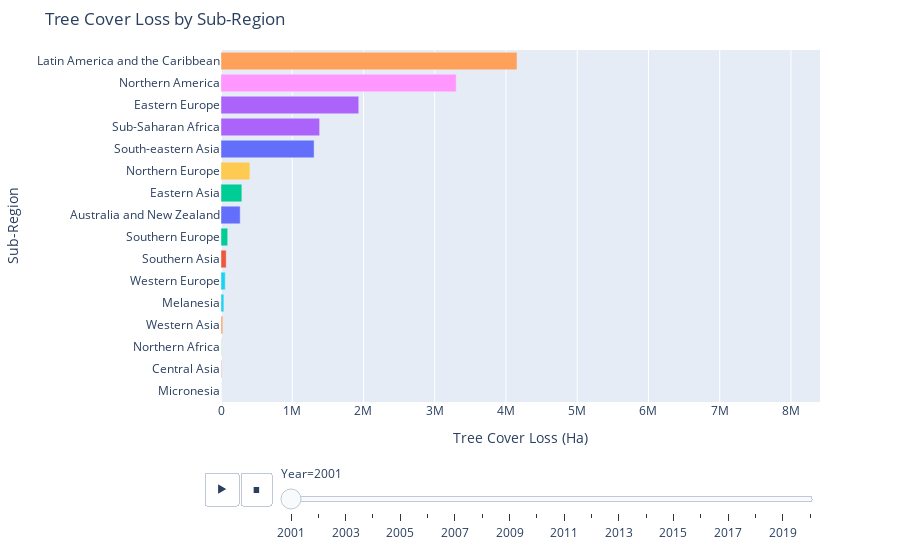
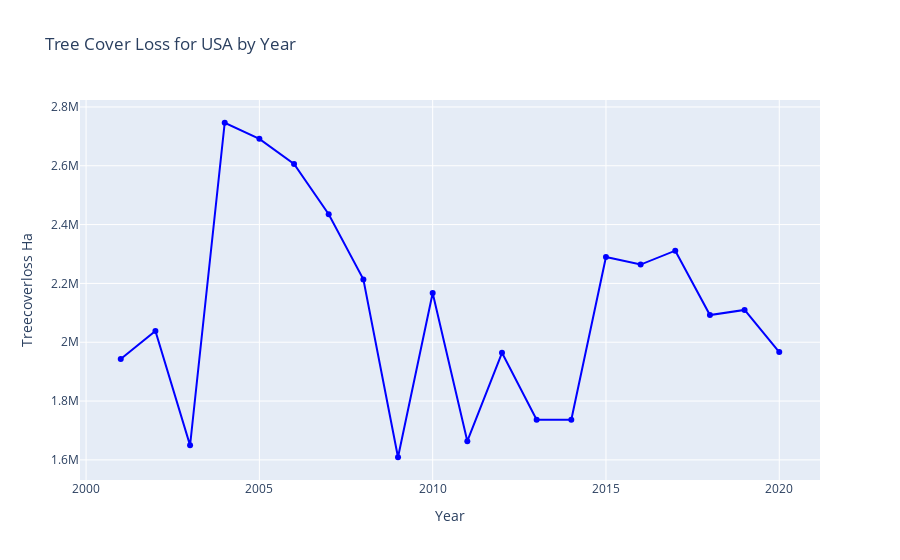

The cell these charts' notebook holds for them, in order:
### Code cell
visualizer.map_country("TreeCoverLoss_ha", "Global Tree Cover Loss by Country", "Reds","Tree Cover Loss (Ha)", output_mode="show")
visualizer.map_region("TreeCoverLoss_ha", "Global Tree Cover Loss by Sub-Region", "Reds","Tree Cover Loss (Ha)", output_mode="show")
visualizer.top_regions("TreeCoverLoss_ha", "Tree Cover Loss by Sub-Region","Tree Cover Loss (Ha)", output_mode="show")
visualizer.country_trend("USA", "TreeCoverLoss_ha", "Tree Cover Loss for USA by Year", "blue", output_mode="show")
visualizer.global_trend("TreeCoverLoss_ha", "Total Tree Cover Loss Worldwide by Year", "green","Tree Cover Loss (Ha)", output_mode="show")

### Figure 1 — Plotly figure (JSON) as saved in the notebook; plotly's stock layout.template omitted (floating-point values rounded to 4 significant figures)
{"data": [{"alignmentgroup": "True", "hovertemplate": "Sub-Region=%{y}<br>Year=2001<br>Treecoverloss Ha=%{x}<extra></extra>", "legendgroup": "Australia and New Zealand", "marker": {"color": "#636efa", "pattern": {"shape": ""}}, "name": "Australia and New Zealand", "offsetgroup": "Australia and New Zealand", "orientation": "h", "showlegend": true, "textposition": "auto", "type": "bar", "x": [269300.0], "xaxis": "x", "y": ["Australia and New Zealand"], "yaxis": "y"}, {"alignmentgroup": "True", "hovertemplate": "Sub-Region=%{y}<br>Year=2001<br>Treecoverloss Ha=%{x}<extra></extra>", "legendgroup": "Central Asia", "marker": {"color": "#EF553B", "pattern": {"shape": ""}}, "name": "Central Asia", "offsetgroup": "Central Asia", "orientation": "h", "showlegend": true, "textposition": "auto", "type": "bar", "x": [5527.0], "xaxis": "x", "y": ["Central Asia"], "yaxis": "y"}, {"alignmentgroup": "True", "hovertemplate": "Sub-Region=%{y}<br>Year=2001<br>Treecoverloss Ha=%{x}<extra></extra>", "legendgroup": "Eastern Asia", "marker": {"color": "#00cc96", "pattern": {"shape": ""}}, "name": "Eastern Asia", "offsetgroup": "Eastern Asia", "orientation": "h", "showlegend": true, "textposition": "auto", "type": "bar", "x": [292800.0], "xaxis": "x", "y": ["Eastern Asia"], "yaxis": "y"}, {"alignmentgroup": "True", "hovertemplate": "Sub-Region=%{y}<br>Year=2001<br>Treecoverloss Ha=%{x}<extra></extra>", "legendgroup": "Eastern Europe", "marker": {"color": "#ab63fa", "pattern": {"shape": ""}}, "name": "Eastern Europe", "offsetgroup": "Eastern Europe", "orientation": "h", "showlegend": true, "textposition": "auto", "type": "bar", "x": [1934000.0], "xaxis": "x", "y": ["Eastern Europe"], "yaxis": "y"}, {"alignmentgroup": "True", "hovertemplate": "Sub-Region=%{y}<br>Year=2001<br>Treecoverloss Ha=%{x}<extra></extra>", "legendgroup": "Latin America and the Caribbean", "marker": {"color": "#FFA15A", "pattern": {"shape": ""}}, "name": "Latin America and the Caribbean", "offsetgroup": "Latin America and the Caribbean", "orientation": "h", "showlegend": true, "textposition": "auto", "type": "bar", "x": [4155000.0], "xaxis": "x", "y": ["Latin America and the Caribbean"], "yaxis": "y"}, {"alignmentgroup": "True", "hovertemplate": "Sub-Region=%{y}<br>Year=2001<br>Treecoverloss Ha=%{x}<extra></extra>", "legendgroup": "Melanesia", "marker": {"color": "#19d3f3", "pattern": {"shape": ""}}, "name": "Melanesia", "offsetgroup": "Melanesia", "orientation": "h", "showlegend": true, "textposition": "auto", "type": "bar", "x": [40110.0], "xaxis": "x", "y": ["Melanesia"], "yaxis": "y"}, {"alignmentgroup": "True", "hovertemplate": "Sub-Region=%{y}<br>Year=2001<br>Treecoverloss Ha=%{x}<extra></extra>", "legendgroup": "Micronesia", "marker": {"color": "#FF6692", "pattern": {"shape": ""}}, "name": "Micronesia", "offsetgroup": "Micronesia", "orientation": "h", "showlegend": true, "textposition": "auto", "type": "bar", "x": [54.23], "xaxis": "x", "y": ["Micronesia"], "yaxis": "y"}, {"alignmentgroup": "True", "hovertemplate": "Sub-Region=%{y}<br>Year=2001<br>Treecoverloss Ha=%{x}<extra></extra>", "legendgroup": "Northern Africa", "marker": {"color": "#B6E880", "pattern": {"shape": ""}}, "name": "Northern Africa", "offsetgroup": "Northern Africa", "orientation": "h", "showlegend": true, "textposition": "auto", "type": "bar", "x": [5760.0], "xaxis": "x", "y": ["Northern Africa"], "yaxis": "y"}, {"alignmentgroup": "True", "hovertemplate": "Sub-Region=%{y}<br>Year=2001<br>Treecoverloss Ha=%{x}<extra></extra>", "legendgroup": "Northern America", "marker": {"color": "#FF97FF", "pattern": {"shape": ""}}, "name": "Northern America", "offsetgroup": "Northern America", "orientation": "h", "showlegend": true, "textposition": "auto", "type": "bar", "x": [3301000.0], "xaxis": "x", "y": ["Northern America"], "yaxis": "y"}, {"alignmentgroup": "True", "hovertemplate": "Sub-Region=%{y}<br>Year=2001<br>Treecoverloss Ha=%{x}<extra></extra>", "legendgroup": "Northern Europe", "marker": {"color": "#FECB52", "pattern": {"shape": ""}}, "name": "Northern Europe", "offsetgroup": "Northern Europe", "orientation": "h", "showlegend": true, "textposition": "auto", "type": "bar", "x": [405600.0], "xaxis": "x", "y": ["Northern Europe"], "yaxis": "y"}, {"alignmentgroup": "True", "hovertemplate": "Sub-Region=%{y}<br>Year=2001<br>Treecoverloss Ha=%{x}<extra></extra>", "legendgroup": "South-eastern Asia", "marker": {"color": "#636efa", "pattern": {"shape": ""}}, "name": "South-eastern Asia", "offsetgroup": "South-eastern Asia", "orientation": "h", "showlegend": true, "textposition": "auto", "type": "bar", "x": [1307000.0], "xaxis": "x", "y": ["South-eastern Asia"], "yaxis": "y"}, {"alignmentgroup": "True", "hovertemplate": "Sub-Region=%{y}<br>Year=2001<br>Treecoverloss Ha=%{x}<extra></extra>", "legendgroup": "Southern Asia", "marker": {"color": "#EF553B", "pattern": {"shape": ""}}, "name": "Southern Asia", "offsetgroup": "Southern Asia", "orientation": "h", "showlegend": true, "textposition": "auto", "type": "bar", "x": [73170.0], "xaxis": "x", "y": ["Southern Asia"], "yaxis": "y"}, {"alignmentgroup": "True", "hovertemplate": "Sub-Region=%{y}<br>Year=2001<br>Treecoverloss Ha=%{x}<extra></extra>", "legendgroup": "Southern Europe", "marker": {"color": "#00cc96", "pattern": {"shape": ""}}, "name": "Southern Europe", "offsetgroup": "Southern Europe", "orientation": "h", "showlegend": true, "textposition": "auto", "type": "bar", "x": [94220.0], "xaxis": "x", "y": ["Southern Europe"], "yaxis": "y"}, {"alignmentgroup": "True", "hovertemplate": "Sub-Region=%{y}<br>Year=2001<br>Treecoverloss Ha=%{x}<extra></extra>", "legendgroup": "Sub-Saharan Africa", "marker": {"color": "#ab63fa", "pattern": {"shape": ""}}, "name": "Sub-Saharan Africa", "offsetgroup": "Sub-Saharan Africa", "orientation": "h", "showlegend": true, "textposition": "auto", "type": "bar", "x": [1384000.0], "xaxis": "x", "y": ["Sub-Saharan Africa"], "yaxis": "y"}, {"alignmentgroup": "True", "hovertemplate": "Sub-Region=%{y}<br>Year=2001<br>Treecoverloss Ha=%{x}<extra></extra>", "legendgroup": "Western Asia", "marker": {"color": "#FFA15A", "pattern": {"shape": ""}}, "name": "Western Asia", "offsetgroup": "Western Asia", "orientation": "h", "showlegend": true, "textposition": "auto", "type": "bar", "x": [25070.0], "xaxis": "x", "y": ["Western Asia"], "yaxis": "y"}, {"alignmentgroup": "True", "hovertemplate": "Sub-Region=%{y}<br>Year=2001<br>Treecoverloss Ha=%{x}<extra></extra>", "legendgroup": "Western Europe", "marker": {"color": "#19d3f3", "pattern": {"shape": ""}}, "name": "Western Europe", "offsetgroup": "Western Europe", "orientation": "h", "showlegend": true, "textposition": "auto", "type": "bar", "x": [59580.0], "xaxis": "x", "y": ["Western Europe"], "yaxis": "y"}], "layout": {"barmode": "relative", "legend": {"title": {"text": "Sub-Region"}, "tracegroupgap": 0}, "margin": {"b": 50, "t": 50}, "showlegend": false, "sliders": [{"active": 0, "currentvalue": {"prefix": "Year="}, "len": 0.9, "pad": {"b": 10, "t": 60}, "steps": [{"args": [["2001"], {"frame": {"duration": 0, "redraw": true}, "fromcurrent": true, "mode": "immediate", "transition": {"duration": 0, "easing": "linear"}}], "label": "2001", "method": "animate"}, {"args": [["2002"], {"frame": {"duration": 0, "redraw": true}, "fromcurrent": true, "mode": "immediate", "transition": {"duration": 0, "easing": "linear"}}], "label": "2002", "method": "animate"}, {"args": [["2003"], {"frame": {"duration": 0, "redraw": true}, "fromcurrent": true, "mode": "immediate", "transition": {"duration": 0, "easing": "linear"}}], "label": "2003", "method": "animate"}, {"args": [["2004"], {"frame": {"duration": 0, "redraw": true}, "fromcurrent": true, "mode": "immediate", "transition": {"duration": 0, "easing": "linear"}}], "label": "2004", "method": "animate"}, {"args": [["2005"], {"frame": {"duration": 0, "redraw": true}, "fromcurrent": true, "mode": "immediate", "transition": {"duration": 0, "easing": "linear"}}], "label": "2005", "method": "animate"}, {"args": [["2006"], {"frame": {"duration": 0, "redraw": true}, "fromcurrent": true, "mode": "immediate", "transition": {"duration": 0, "easing": "linear"}}], "label": "2006", "method": "animate"}, {"args": [["2007"], {"frame": {"duration": 0, "redraw": true}, "fromcurrent": true, "mode": "immediate", "transition": {"duration": 0, "easing": "linear"}}], "label": "2007", "method": "animate"}, {"args": [["2008"], {"frame": {"duration": 0, "redraw": true}, "fromcurrent": true, "mode": "immediate", "transition": {"duration": 0, "easing": "linear"}}], "label": "2008", "method": "animate"}, {"args": [["2009"], {"frame": {"duration": 0, "redraw": true}, "fromcurrent": true, "mode": "immediate", "transition": {"duration": 0, "easing": "linear"}}], "label": "2009", "method": "animate"}, {"args": [["2010"], {"frame": {"duration": 0, "redraw": true}, "fromcurrent": true, "mode": "immediate", "transition": {"duration": 0, "easing": "linear"}}], "label": "2010", "method": "animate"}, {"args": [["2011"], {"frame": {"duration": 0, "redraw": true}, "fromcurrent": true, "mode": "immediate", "transition": {"duration": 0, "easing": "linear"}}], "label": "2011", "method": "animate"}, {"args": [["2012"], {"frame": {"duration": 0, "redraw": true}, "fromcurrent": true, "mode": "immediate", "transition": {"duration": 0, "easing": "linear"}}], "label": "2012", "method": "animate"}, {"args": [["2013"], {"frame": {"duration": 0, "redraw": true}, "fromcurrent": true, "mode": "immediate", "transition": {"duration": 0, "easing": "linear"}}], "label": "2013", "method": "animate"}, {"args": [["2014"], {"frame": {"duration": 0, "redraw": true}, "fromcurrent": true, "mode": "immediate", "transition": {"duration": 0, "easing": "linear"}}], "label": "2014", "method": "animate"}, {"args": [["2015"], {"frame": {"duration": 0, "redraw": true}, "fromcurrent": true, "mode": "immediate", "transition": {"duration": 0, "easing": "linear"}}], "label": "2015", "method": "animate"}, {"args": [["2016"], {"frame": {"duration": 0, "redraw": true}, "fromcurrent": true, "mode": "immediate", "transition": {"duration": 0, "easing": "linear"}}], "label": "2016", "method": "animate"}, {"args": [["2017"], {"frame": {"duration": 0, "redraw": true}, "fromcurrent": true, "mode": "immediate", "transition": {"duration": 0, "easing": "linear"}}], "label": "2017", "method": "animate"}, {"args": [["2018"], {"frame": {"duration": 0, "redraw": true}, "fromcurrent": true, "mode": "immediate", "transition": {"duration": 0, "easing": "linear"}}], "label": "2018", "method": "animate"}, {"args": [["2019"], {"frame": {"duration": 0, "redraw": true}, "fromcurrent": true, "mode": "immediate", "transition": {"duration": 0, "easing": "linear"}}], "label": "2019", "method": "animate"}, {"args": [["2020"], {"frame": {"duration": 0, "redraw": true}, "fromcurrent": true, "mode": "immediate", "transition": {"duration": 0, "easing": "linear"}}], "label": "2020", "method": "animate"}], "x": 0.1, "xanchor": "left", "y": 0, "yanchor": "top"}], "title": {"text": "Tree Cover Loss by Sub-Region"}, "updatemenus": [{"buttons": [{"args": [null, {"frame": {"duration": 1000, "redraw": true}, "fromcurrent": true, "mode": "immediate", "transition": {"duration": 500, "easing": "linear"}}], "label": "&#9654;", "method": "animate"}, {"args": [[null], {"frame": {"duration": 0, "redraw": true}, "fromcurrent": true, "mode": "immediate", "transition": {"duration": 0, "easing": "linear"}}], "label": "&#9724;", "method": "animate"}], "direction": "left", "pad": {"r": 10, "t": 70}, "showactive": false, "type": "buttons", "x": 0.1, "xanchor": "right", "y": 0, "yanchor": "top"}], "xaxis": {"anchor": "y", "domain": [0, 1], "range": [0, 8408000.0], "title": {"text": "Tree Cover Loss (Ha)"}}, "yaxis": {"anchor": "x", "categoryarray": ["Western Europe", "Western Asia", "Sub-Saharan Africa", "Southern Europe", "Southern Asia", "South-eastern Asia", "Northern Europe", "Northern America", "Northern Africa", "Micronesia", "Melanesia", "Latin America and the Caribbean", "Eastern Europe", "Eastern Asia", "Central Asia", "Australia and New Zealand"], "categoryorder": "total ascending", "domain": [0, 1], "title": {"text": "Sub-Region"}}}}

### Figure 2 — Plotly figure (JSON) as saved in the notebook; plotly's stock layout.template omitted (floating-point values rounded to 4 significant figures)
{"data": [{"marker": {"color": "blue"}, "mode": "lines+markers", "name": "USA", "type": "scatter", "x": [2001, 2002, 2003, 2004, 2005, 2006, 2007, 2008, 2009, 2010, 2011, 2012, 2013, 2014, 2015, 2016, 2017, 2018, 2019, 2020], "y": [1943000.0, 2038000.0, 1649000.0, 2746000.0, 2692000.0, 2606000.0, 2435000.0, 2214000.0, 1609000.0, 2168000.0, 1664000.0, 1964000.0, 1736000.0, 1737000.0, 2290000.0, 2264000.0, 2311000.0, 2092000.0, 2110000.0, 1967000.0]}], "layout": {"showlegend": false, "title": {"text": "Tree Cover Loss for USA by Year"}, "xaxis": {"title": {"text": "Year"}}, "yaxis": {"title": {"text": "Treecoverloss Ha"}}}}
